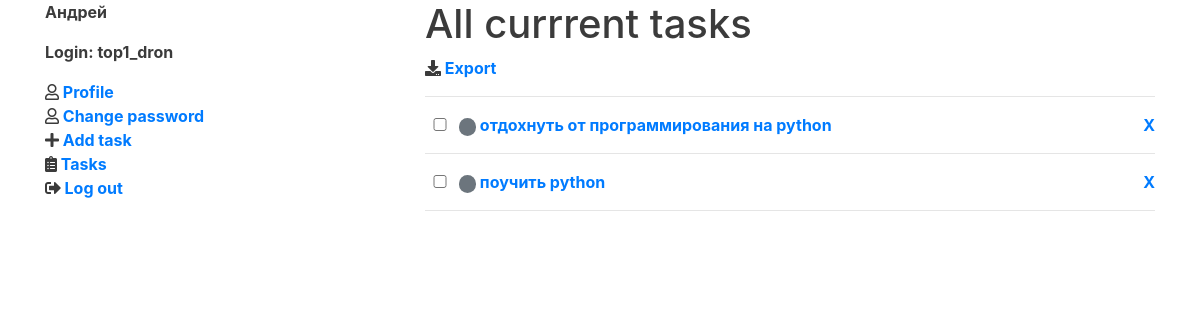
The app's page /tasks/by-tag/ (signed in), older data.
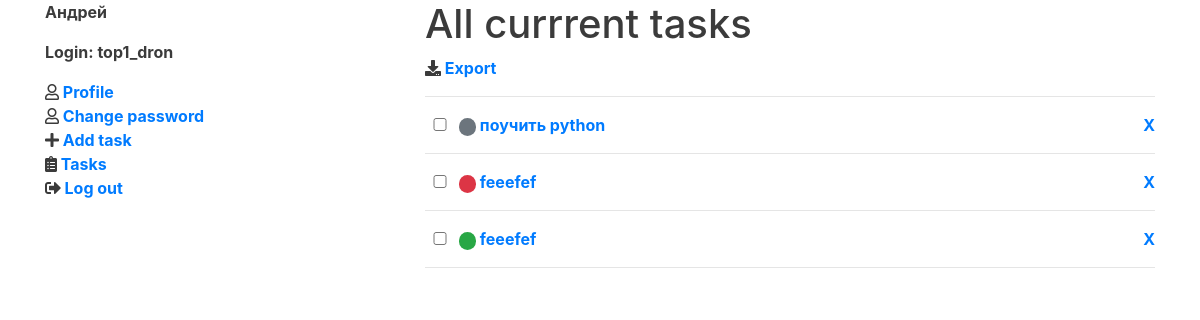
The same page, newer data.
### tasks/models.py (models this page shows, shortened)
class TodoItem(models.Model):
    PRIORITY_HIGH = 1
    PRIORITY_MEDIUM = 2
    PRIORITY_LOW = 3
    PRIORITY_CHOISES = [
        (PRIORITY_HIGH, 'High priority'),
        (PRIORITY_MEDIUM, 'Medium priority'),
        (PRIORITY_LOW, 'Low priority'),
    ]
    description = models.CharField(max_length=64)
    is_completed = models.BooleanField("executed", default=False)
    created = models.DateTimeField(auto_now_add=True)
    updated = models.DateTimeField(auto_now=True)
    owner = models.ForeignKey(
        User,
        on_delete=models.CASCADE,
        related_name='tasks'
    )
    priority = models.IntegerField(
        'Priority', choices=PRIORITY_CHOISES, default=PRIORITY_MEDIUM
    )
    tags = TaggableManager(through=RuTaggedItem)
    def __str__(self):
        return self.description.lower()
    class Meta:
        ordering = ('-created',)

### tasks/views.py (the view)
# urls.py: path('by-tag/', views.tasks_by_tag, name='by-tag'),
def tasks_by_tag(request, tag_slug=None):
    user = request.user
    tasks = TodoItem.objects.filter(owner=user).all()
    tag = None
    if tag_slug:
        tag = get_object_or_404(Tag, slug=tag_slug)
        tasks = tasks.filter(tags__in=[tag])
    return render(request, "tasks/list_by_tag.html", {"tag": tag, "tasks":tasks})

### tasks/templates/tasks/list_by_tag.html (shortened to what this page needs)
{% extends 'base.html' %}
{% load static %}
{% block main_content %}
    {% if tag %}
    <h1>Current tasks with tag "{{ tag.name }}"</h1>
    {% else %}
    <h1>All currrent tasks</h1>
    {% endif %}
    <p><i class="fa fa-download"></i>&nbsp;<a href="{% url "tasks:export"%}">Export</a></p>
    <hr/>
    <ul id='todo-list'>
    {% for task in tasks %}
        {% if task.is_completed %}
        <li class="completed">
            <input class='checkbox' data-uid={{task.id}} type='checkbox' disabled='disabled' checked='checked' />
        {% else %}
        <li>
            <input class='checkbox' data-uid={{task.id}} type='checkbox' />
        {% endif %}
        {% if task.priority == task.PRIORITY_HIGH %}
            <span class="badge badge-pill badge-danger">&nbsp;</span>
        {% elif task.priority == task.PRIORITY_MEDIUM %}
            <span class="badge badge-pill badge-secondary">&nbsp;</span>
        {% elif task.priority == task.PRIORITY_LOW %}
            <span class="badge badge-pill badge-success">&nbsp;</span>
        {% endif %}
            <a href={% url "tasks:details" task.id %}>{{ task }}</a>
            <a class="remove" href={% url "tasks:delete" task.id %}>X</a>
            <hr/>
        </li>
    {% endfor %}
    </ul>
{% endblock main_content %}

Row changes from the older to the newer data that the page shows:
removed TodoItem: priority 2 (drawn), description "отдохнуть от программирования на python"
added TodoItem: priority 1 (drawn), description "feeefef"
added TodoItem: priority 3 (drawn), description "feeefef"
